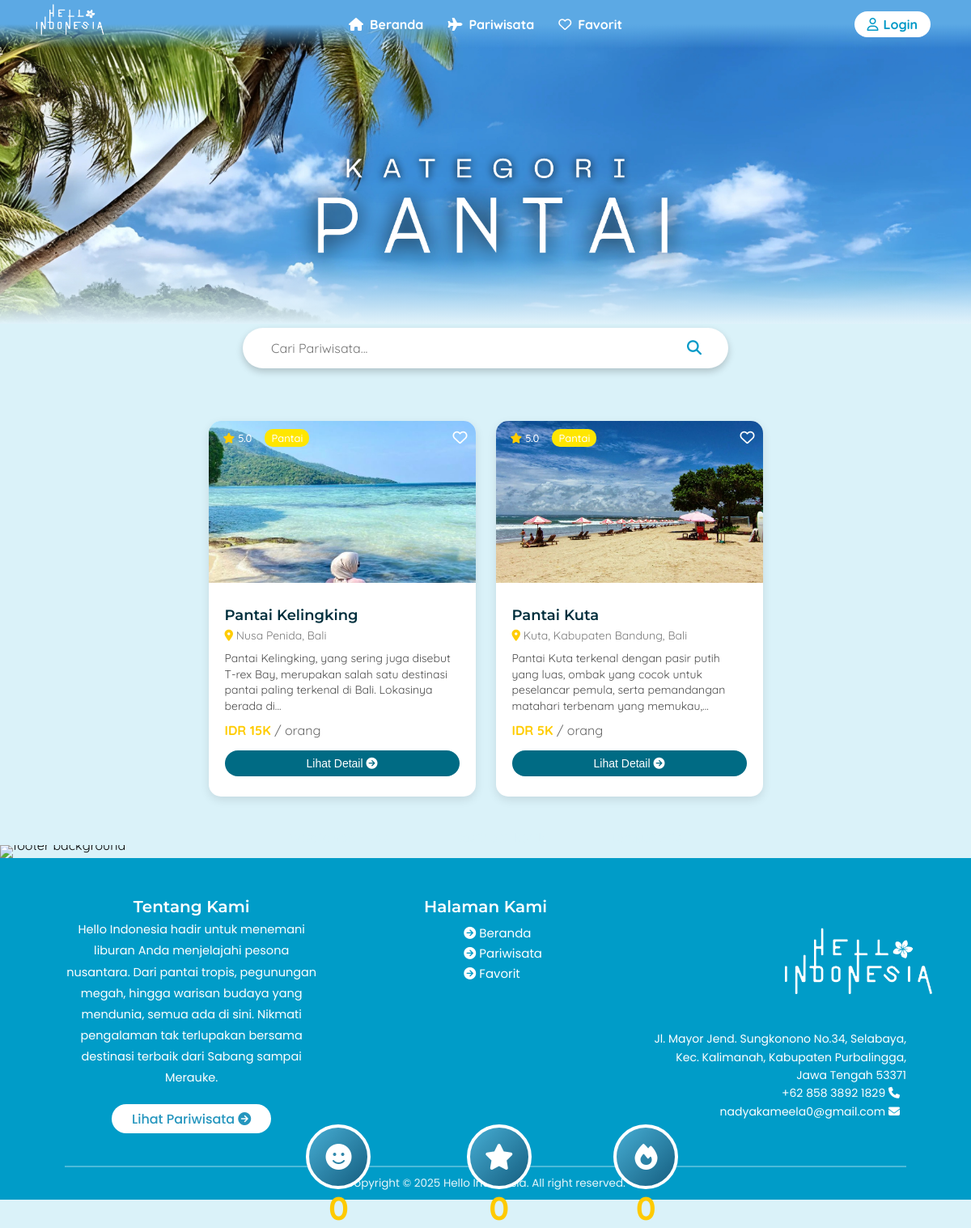
The page /user/kategori_pantai.php on the database its author committed.
### tables this page shows
CREATE TABLE `pariwisata` (
  `id_pariwisata` int(11) NOT NULL,
  `nama_pariwisata` varchar(100) NOT NULL,
  `id_kategori` int(11) NOT NULL,
  `lokasi_pariwisata` varchar(150) NOT NULL,
  `alamat_pariwisata` text NOT NULL,
  `deskripsi_pariwisata` text NOT NULL,
  `harga_pariwisata` int(11) NOT NULL,
  `satuan_harga` enum('/ orang','/ porsi') NOT NULL,
  `hari_operasional` enum('Senin','Selasa','Rabu','Kamis','Jumat','Sabtu','Minggu','Setiap Hari') NOT NULL,
  `jam_buka` time DEFAULT NULL,
  `jam_tutup` time DEFAULT NULL,
  `zona_waktu` enum('WIB','WITA','WIT') DEFAULT NULL,
  `rating_pariwisata` decimal(2,1) DEFAULT 0.0,
  `tanggal_input` datetime DEFAULT current_timestamp()
);

CREATE TABLE `pariwisata_gambar` (
  `id_gambar` int(11) NOT NULL,
  `id_pariwisata` int(11) NOT NULL,
  `nama_gambar` varchar(255) NOT NULL,
  `urutan` int(2) DEFAULT 1
);

CREATE TABLE `kategori` (
  `id_kategori` int(11) NOT NULL,
  `nama_kategori` varchar(100) NOT NULL
);

### user/kategori_pantai.php (the view, shortened to what this page needs)
<?php
require_once '../koneksi/koneksi.php';
$kategori_aktif = isset($_GET['kategori']) ? $_GET['kategori'] : 'pantai';
$query_total = "SELECT COUNT(*) as total FROM pariwisata";
$result_total = mysqli_query($koneksi, $query_total);
$row_total = mysqli_fetch_assoc($result_total);
$total_destinasi = $row_total['total'];
$query_ikonik = "SELECT COUNT(*) as ikonik FROM pariwisata WHERE rating_pariwisata = 5.0";
$result_ikonik = mysqli_query($koneksi, $query_ikonik);
$row_ikonik = mysqli_fetch_assoc($result_ikonik);
$destinasi_ikonik = $row_ikonik['ikonik'];
$wisatawan_puas = 1000;
$sql2 = "SELECT p.*, k.nama_kategori
        FROM pariwisata p
        JOIN kategori k ON p.id_kategori = k.id_kategori
        WHERE k.nama_kategori = '$kategori_aktif'
        ORDER BY p.rating_pariwisata DESC
        LIMIT 12";
$query = mysqli_query($koneksi, $sql2);
$jumlah_data = mysqli_num_rows($query);
?>
<!DOCTYPE html>
<html lang="en">
<head>
    <link rel="stylesheet" href="https://cdnjs.cloudflare.com/ajax/libs/font-awesome/6.4.0/css/all.min.css">
    <link rel="stylesheet" href="kategori_pantai.css">
</head>
<body>
    <?php include "template/navbar.php"; ?>
    <section class="hero">
        <div class="search-container">
            <form action="hasil_pencarian.php" method="GET" class="search-form">
                <input type="text" name="q" placeholder="Cari Pariwisata..." class="search-input" id="searchInput">
                <button type="submit" class="search-btn">
                    <i class="fa-solid fa-magnifying-glass"></i>
                </button>
            </form>
        </div>
    </section>
    <br><br><br><br><br><br><br>
    <div class="populer-grid">
        <?php if ($jumlah_data > 0): ?>
            <?php while ($data = mysqli_fetch_assoc($query)): ?>
                <?php
                $id_pariwisata = $data['id_pariwisata'];
                $sql_gambar = "SELECT nama_gambar
                     FROM pariwisata_gambar
                     WHERE id_pariwisata = '$id_pariwisata'
                     ORDER BY urutan ASC
                     LIMIT 1";
                $query_gambar = mysqli_query($koneksi, $sql_gambar);
                $gambar = mysqli_fetch_assoc($query_gambar);
                $gambar_default = 'gambar/default/default.png';
                if ($gambar && !empty($gambar['nama_gambar'])) {
                    $path_gambar = '../admin/gambar-admin/pariwisata/';
                    $gambar_url = $path_gambar . $gambar['nama_gambar'];
                } else {
                    $gambar_url = $gambar_default;
                }
                ?>
                <div class="populer-card">
                    <div class="populer-img">
                        <img src="<?= htmlspecialchars($gambar_url) ?>"
                            alt="<?= htmlspecialchars($data['nama_pariwisata']) ?>">
                        <div class="top-bar">
                            <div class="left-info">
                                <span class="rating">
                                    <i class="fa-solid fa-star" style="color: #FFCC00;"></i>
                                    <?= number_format($data['rating_pariwisata'], 1) ?>
                                </span>
                                <span class="kategorii"><?= htmlspecialchars($data['nama_kategori']) ?></span>
                            </div>
                            <button class="favorite-btn-card" data-id="<?= $data['id_pariwisata'] ?>">
                                <i class="fa-regular fa-heart"></i>
                            </button>
                        </div>
                    </div>
                    <div class="populer-content">
                        <h3><?= htmlspecialchars($data['nama_pariwisata']) ?></h3>
                        <p class="lokasi">
                            <i class="fa-solid fa-location-dot" style="color: #FFCC00;"></i>
                            <?= htmlspecialchars($data['lokasi_pariwisata']) ?>
                        </p>
                        <?php
                        $deskripsi_asli = utf8_encode(strip_tags($data['deskripsi_pariwisata']));
                        $deskripsi = explode(" ", $deskripsi_asli);
                        $deskripsi_singkat = implode(" ", array_slice($deskripsi, 0, 20));
                        if (count($deskripsi) > 20) $deskripsi_singkat .= "...";
                        ?>
                        <p class="deskripsi"><?= htmlspecialchars($deskripsi_singkat) ?></p>
                        <p class="harga">
                            IDR <?= number_format($data['harga_pariwisata'] / 1000, 0) ?>K
                            <span><?= $data['satuan_harga'] ?></span>
                        </p>
                        <button class="btn-detail" data-modal="modal<?= $data['id_pariwisata'] ?>">
                            Lihat Detail <i class="fa-solid fa-circle-arrow-right"></i>
                        </button>
                    </div>
                </div>
            <?php endwhile; ?>
        <?php endif; ?>
    </div>
    <br><br>
    <div class="container">
        <section class="why-hello-indonesia">
            <div class="stats-container">
                <div class="stat-item">
                    <div class="stat-icon">
                        <i class="fas fa-smile"></i>
                    </div>
                    <div class="stat-number" data-count="<?php echo $wisatawan_puas; ?>">0</div>
                    <p class="stat-label">Wisatawan Puas</p>
                </div>
                <div class="stat-item">
                    <div class="stat-icon">
                        <i class="fas fa-star"></i>
                    </div>
                    <div class="stat-number" data-count="<?php echo $destinasi_ikonik; ?>">0</div>
                    <p class="stat-label">Destinasi Ikonik</p>
                </div>
                <div class="stat-item">
                    <div class="stat-icon">
                        <i class="fas fa-fire"></i>
                    </div>
                    <div class="stat-number" data-count="<?php echo $total_destinasi; ?>">0</div>
                    <p class="stat-label">Tempat Hits</p>
                </div>
            </div>
    </div>
    <?php include "template/footer.php"; ?>
</body>
</html>

### rows shown on the page
pariwisata: pariwisata_gambar.nama_gambar (picture), rating_pariwisata "5.0", id_kategori.nama_kategori "Pantai", nama_pariwisata "Pantai Kelingking", lokasi_pariwisata "Nusa Penida, Bali", deskripsi_singkat "Pantai Kelingking, yang sering juga disebut T-rex Bay, merupakan salah satu destinasi pantai paling terkenal di Bali. Lokasinya berada di...", $data['harga_pariwisata']/1000 "15", satuan_harga "/ orang"
pariwisata: pariwisata_gambar.nama_gambar (picture), rating_pariwisata "5.0", id_kategori.nama_kategori "Pantai", nama_pariwisata "Pantai Kuta", lokasi_pariwisata "Kuta, Kabupaten Bandung, Bali", deskripsi_singkat "Pantai Kuta terkenal dengan pasir putih yang luas, ombak yang cocok untuk peselancar pemula, serta pemandangan matahari terbenam yang memukau,...", $data['harga_pariwisata']/1000 "5", satuan_harga "/ orang"
